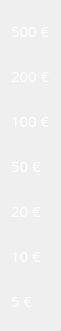
     <widget class="QWidget" name="layoutWidget">
      <property name="geometry">
       <rect>
        <x>17</x>
        <y>30</y>
        <width>51</width>
        <height>331</height>
       </rect>
      </property>
      <layout class="QVBoxLayout" name="verticalLayout_8">
       <item>
        <widget class="QLabel" name="label">
         <property name="font">
          <font>
           <family>Mongolian Baiti</family>
           <pointsize>11</pointsize>
          </font>
         </property>
         <property name="styleSheet">
          <string notr="true">color: rgb(255, 255, 255);</string>
         </property>
         <property name="text">
          <string>500 €</string>
         </property>
        </widget>
       </item>
       <item>
        <widget class="QLabel" name="label_2">
         <property name="font">
          <font>
           <family>Mongolian Baiti</family>
           <pointsize>11</pointsize>
          </font>
         </property>
         <property name="styleSheet">
          <string notr="true">color: rgb(255, 255, 255);</string>
         </property>
         <property name="text">
          <string>200 €</string>
         </property>
        </widget>
       </item>
       <item>
        <widget class="QLabel" name="label_4">
         <property name="font">
          <font>
           <family>Mongolian Baiti</family>
           <pointsize>11</pointsize>
          </font>
         </property>
         <property name="styleSheet">
          <string notr="true">color: rgb(255, 255, 255);</string>
         </property>
         <property name="text">
          <string>100 €</string>
         </property>
        </widget>
       </item>
       <item>
        <widget class="QLabel" name="label_6">
         <property name="font">
          <font>
           <family>Mongolian Baiti</family>
           <pointsize>11</pointsize>
          </font>
         </property>
         <property name="styleSheet">
          <string notr="true">color: rgb(255, 255, 255);</string>
         </property>
         <property name="text">
          <string>50 €</string>
         </property>
        </widget>
       </item>
       <item>
        <widget class="QLabel" name="label_7">
         <property name="font">
          <font>
           <family>Mongolian Baiti</family>
           <pointsize>11</pointsize>
          </font>
         </property>
         <property name="styleSheet">
          <string notr="true">color: rgb(255, 255, 255);</string>
         </property>
         <property name="text">
          <string>20 €</string>
         </property>
        </widget>
       </item>
       <item>
        <widget class="QLabel" name="label_8">
         <property name="font">
          <font>
           <family>Mongolian Baiti</family>
           <pointsize>11</pointsize>
          </font>
         </property>
         <property name="styleSheet">
          <string notr="true">color: rgb(255, 255, 255);</string>
         </property>
         <property name="text">
          <string>10 €</string>
         </property>
        </widget>
       </item>
       <item>
        <widget class="QLabel" name="label_16">
         <property name="font">
          <font>
           <family>Mongolian Baiti</family>
           <pointsize>11</pointsize>
          </font>
         </property>
         <property name="styleSheet">
          <string notr="true">color: rgb(255, 255, 255);</string>
         </property>
         <property name="text">
          <string>5 €</string>
         </property>
        </widget>
       </item>
      </layout>
     </widget>
